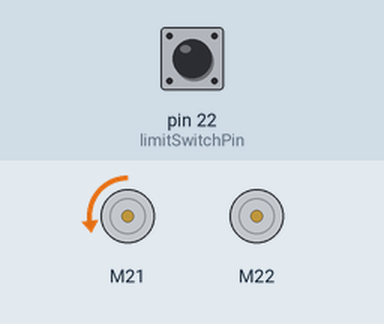
This sketch was run on a simulated Arduino Mega 2560, built with avr-gcc and run on an emulated ATmega2560. Parts: 2 × DC motor (green arrow = forward, orange = backward, longer = faster). Inputs (shaded band) come from the test bench; at power-on: pin 22 (limitSwitchPin) HIGH.

Above: at 0.8 s.
0.9 s: pin 22 (limitSwitchPin) pulled LOW for 0.15 s
At 1.7 s:
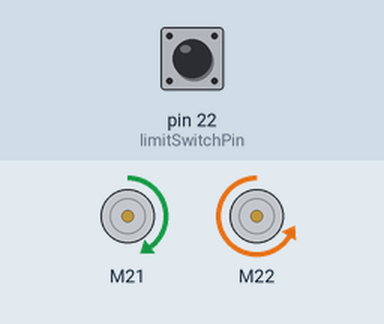
At 5.2 s:
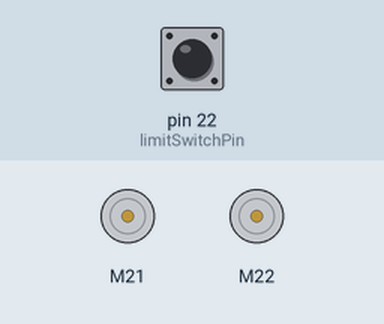
Timing chart, 0 to 6.7 s (numbered marks = the images above; inputs shaded):
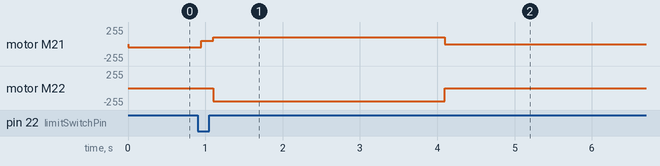

Measured:
- after the input at 0.9 s, motor M21: backward 50/255 → forward 50/255 after 0.05 s, → forward 100/255 0.15 s later, → stopped 3.0 s later; motor M22: stopped → backward 200/255 after 0.20 s, → stopped 3.0 s later

The sketch:

Reset.ino
```cpp
#include "MeMegaPi.h"

#include "Homing.h"
#include "Motors.h"


/****************************** Global Variables ******************************/


/*********************************** Setup ************************************/

void setup() {
    home_arm();

    // moving arm up and opening gripper
    motorA.run(100);
    motorG.run(-200);

    delay(3000);

    // stopping motors
    motorA.run(0);
    motorG.run(0);
}


/************************************ Loop ************************************/

void loop() {

}
```

Homing.h
```cpp
#ifndef HOMING_H
#define HOMING_H

/********************************* Includes ***********************************/

#include <ezButton.h>
#include "Motors.h"

/****************************** Global Variables ******************************/

const int limitSwitchPin = 22;
ezButton limitSwitch(limitSwitchPin);


/********************************* Functions  *********************************/

int home_arm(){
    // initializing limit switch
    limitSwitch.setDebounceTime(50);

    // lowering arm until limit switch is pressed
    motorA.run(-50);
    while(!limitSwitch.isPressed()) {
        limitSwitch.loop(); // MUST call the loop() function first
    }

    // raising arm until limit switch is released
    motorA.run(50);
    while(!limitSwitch.isReleased()) {
        limitSwitch.loop();
    }

    // stopping arm
    motorA.run(0);
    encoderA.updateCurPos();
    return encoderA.getCurPos();
}

#endif // HOMING_H
```

Motors.h
```cpp
#ifndef MOTORS_H
#define MOTORS_H

#include "MeMegaPi.h"

MePort portSet(PORT_5);
MeMegaPiDCMotor motorR(PORT1B);
MeMegaPiDCMotor motorL(PORT2B);
MeMegaPiDCMotor motorA(PORT3B);
MeMegaPiDCMotor motorG(PORT4B);
MeEncoderOnBoard encoderA(SLOT3);


int get_arm_position(void) {
    encoderA.updateCurPos();
    return encoderA.getCurPos();
}

void isr_process_encoder1(void)
{
    if(digitalRead(encoderA.getPortB()) == 0)
    {
        encoderA.pulsePosMinus();
    }
    else
    {
        encoderA.pulsePosPlus();;
    }
}

void setup_encoder(void) {
    attachInterrupt(encoderA.getIntNum(), isr_process_encoder1, RISING);
    TCCR1A = _BV(WGM10);
    TCCR1B = _BV(CS11) | _BV(WGM12);
    encoderA.setPulse(7);
    encoderA.setRatio(26.9);
    encoderA.setPosPid(1.8,0,1.2);
    encoderA.setSpeedPid(0.18,0,0);
}

#endif // MOTORS_H
```
